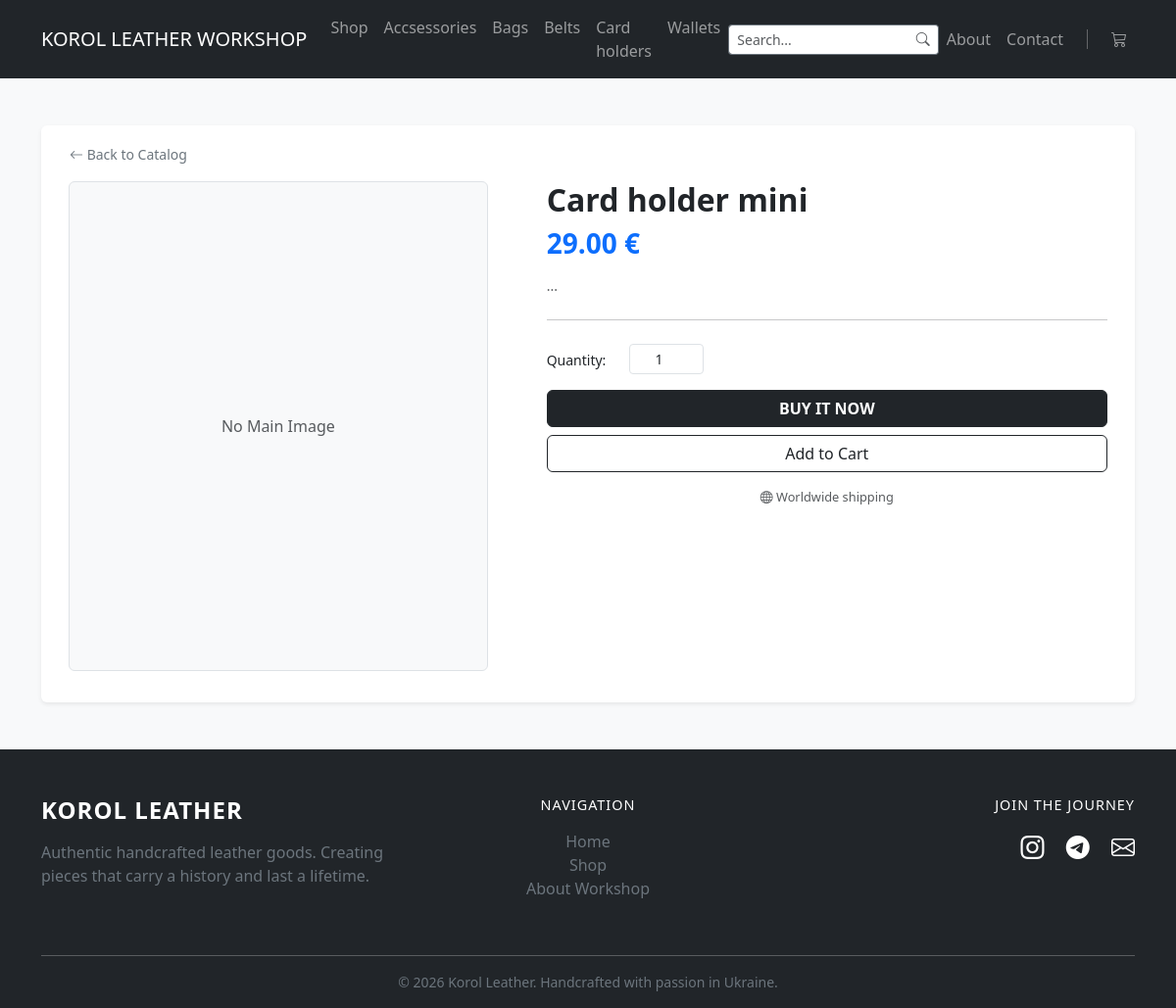
The page /product/4/card-holder-mini/ on the database its author committed.
### catalog/models.py (models this page shows, shortened)
class Category(models.Model):
    name = models.CharField(max_length=200)
    slug = models.SlugField(max_length=200, unique=True,
                            null=False, blank=False)
    class Meta:
        verbose_name = 'Category'
        verbose_name_plural = 'Categories'
        ordering = ['name']

class Product(models.Model):
    category = models.ForeignKey(
        Category, related_name='products', on_delete=models.CASCADE, null=True, blank=True)
    name = models.CharField(max_length=200)
    description = models.TextField()
    price = models.DecimalField(max_digits=10, decimal_places=2)
    is_available = models.BooleanField(default=True)
    created_at = models.DateTimeField(auto_now_add=True)
    image = models.ImageField(upload_to='products/', null=True, blank=True)
    slug = models.SlugField(max_length=200, db_index=True, blank=True)

### catalog/views.py (the view)
# urls.py: path('product/<int:pk>/<slug:product_slug>/', views.product_detail, name='product_detail'),
def product_detail(request, pk, product_slug):
    product = get_object_or_404(Product, id=pk, slug=product_slug, is_available=True)
    return render(request, 'catalog/product_detail.html', {'product': product})

### catalog/cart.py (called while the page is built)
    def __len__(self):
        return sum(item['quantity'] for item in self.cart.values())

### catalog/context_processors.py (called while the page is built)
def categories_processor(request):
    all_categories = Category.objects.all()
    return {'all_categories': all_categories}

def cart(request):
    return {'cart': Cart(request)}

### catalog/templates/catalog/product_detail.html (shortened to what this page needs)
{% extends 'catalog/base.html' %}
{% block content %}
<div class="container mt-5">
    <div class="row bg-white p-3 shadow-sm rounded g--1">
        <div class="col-12 mb-3">
            <a href="{% url 'all_products' %}" class="btn btn-sm btn-link text-secondary p-0 text-decoration-none">
                <i class="bi bi-arrow-left"></i> Back to Catalog
            </a>
        </div>
        <div class="col-md-5">
            <div class="main-image-container mb-3 text-center rounded border overflow-hidden"
                 style="height: 500px; display: flex; align-items: center; justify-content: center; background: #f8f9fa;">
                {% if product.image %}
                    <img src="{{ product.image.url }}" class="img-fluid" id="mainImage"
                         style="max-height: 100%; width: auto; object-fit: contain;">
                {% else %}
                    <div class="text-muted">No Main Image</div>
                {% endif %}
            </div>
        </div>
        <div class="col-md-7 ps-lg-5">
            <h1 class="h2 fw-bold mb-2">{{ product.name }}</h1>
            <div class="mb-3">
                {% if product.is_available %}
                    <h3 class="text-primary fw-bold">{{ product.price|floatformat:2 }} €</h3>
                {% else %}
                    <h3 class="text-danger">Out of stock</h3>
                {% endif %}
            </div>
            <div class="product-description small text-muted mb-4" style="line-height: 1.5;">
                <p style="white-space: pre-line;">{{ product.description }}</p>
            </div>
            <hr>
            <form action="{% url 'cart_add' product.id %}" method="post" class="mt-4">
                <div class="row align-items-center mb-3">
                    <div class="col-auto">
                        <label for="quantity" class="form-label small mb-0">Quantity:</label>
                    </div>
                    <div class="col-3 col-md-2">
                        <input type="number" name="quantity" value="1" min="1" class="form-control form-control-sm text-center">
                    </div>
                </div>
                <div class="d-grid gap-2">
                    <button type="submit" name="buy_now" value="true" class="btn btn-dark btn-md text-uppercase fw-bold">
                        Buy It Now
                    </button>
                    <button type="submit" class="btn btn-outline-dark btn-md">
                        Add to Cart
                    </button>
                </div>
                <div class="text-center mt-3 text-muted" style="font-size: 0.8rem;">
                    <i class="bi bi-globe"></i> Worldwide shipping
                </div>
            </form>
        </div>
    </div>
</div>
{% endblock %}

### catalog/templates/catalog/base.html (shortened to what this page needs)
<!DOCTYPE html>
<html lang="en">
<head>
    <link rel="stylesheet" href="https://cdn.jsdelivr.net/npm/bootstrap-icons@1.11.0/font/bootstrap-icons.css">
    <link href="https://cdn.jsdelivr.net/npm/bootstrap@5.3.0/dist/css/bootstrap.min.css" rel="stylesheet">
</head>
<body class="bg-light">
    <nav class="navbar navbar-expand-lg navbar-dark bg-dark mb-4">
        <div class="container">
            <a class="navbar-brand" href="{% url 'home' %}">KOROL LEATHER WORKSHOP</a>
            <div class="collapse navbar-collapse" id="navbarNav">
                <ul class="navbar-nav me-auto">
                    <li class="nav-item">
                        <a class="nav-link" href="{% url 'all_products' %}">Shop</a>
                    </li>
                    {% for cat in all_categories %}
                        <li class="nav-item">
                            <a class="nav-link" href="{% url 'product_list_by_category' category_slug=cat.slug %}">
                                {{ cat.name }}
                            </a>
                        </li>
                    {% endfor %}
                </ul>
                <form class="d-flex ms-auto" action="{% url 'all_products' %}" method="get" style="max-width: 300px;">
                    <div class="input-group input-group-sm custom-search">
                        <input class="form-control border-secondary border-end-0 shadow-none"
                               type="search"
                               name="search"
                               placeholder="Search..."
                               value="{{ request.GET.search }}">
                        <button class="btn btn-outline-secondary border-start-0 bg-white" type="submit">
                            <i class="bi bi-search text-muted"></i>
                        </button>
                    </div>
                </form>
                <ul class="navbar-nav ms-auto align-items-center">
                    <li class="nav-item">
                        <a class="nav-link" href="/#about">About</a>
                    </li>
                    <li class="nav-item">
                        <a class="nav-link" href="/#contact">Contact</a>
                    </li>
                    <li class="nav-item px-3 d-none d-lg-block">
                    </li>
                    <li class="nav-item">
                        <a class="nav-link position-relative" href="{% url 'cart_detail' %}">
                            <i class="bi bi-cart3"></i>
                        </a>
                    </li>
                </ul>
            </div>
        </div>
    </nav>
    <main class="container">
        {% block content %}
        {% endblock %}
    </main>
    <footer class="bg-dark text-white pt-5 pb-3 mt-5">
        <div class="container">
            <div class="row">
                <div class="col-md-4 mb-4">
                    <h4 class="fw-bold text-uppercase mb-3" style="letter-spacing: 1px;">Korol Leather</h4>
                    <p class="text-secondary">Authentic handcrafted leather goods. Creating pieces that carry a history and last a lifetime.</p>
                </div>
                <div class="col-md-4 mb-4 text-center">
                    <h5 class="text-uppercase mb-3" style="font-size: 0.9rem; letter-spacing: 1px;">Navigation</h5>
                    <ul class="list-unstyled">
                        <li><a href="{% url 'home' %}" class="text-secondary text-decoration-none hover-white">Home</a></li>
                        <li><a href="{% url 'all_products' %}" class="text-secondary text-decoration-none hover-white">Shop</a></li>
                        <li><a href="/#about" class="text-secondary text-decoration-none hover-white">About Workshop</a></li>
                    </ul>
                </div>
                <div class="col-md-4 mb-4 text-md-end">
                    <h5 class="text-uppercase mb-3" style="font-size: 0.9rem; letter-spacing: 1px;">Join the Journey</h5>
                    <div class="fs-4">
                        <a href="https://www.instagram.com/korol_handmade" class="text-white me-3"><i class="bi bi-instagram"></i></a>
                        <a href="#" class="text-white me-3"><i class="bi bi-telegram"></i></a>
                        <a href="mailto:contact@korol-leather.com" class="text-white"><i class="bi bi-envelope"></i></a>
                    </div>
                </div>
            </div>
            <hr style="background-color: #444;">
            <div class="text-center text-secondary small mt-3">
                &copy; 2026 Korol Leather. Handcrafted with passion in Ukraine.
            </div>
        </div>
    </footer>
</body>
</html>

### rows shown on the page
Category: name "Accsessories"
Category: name "Bags"
Category: name "Belts"
Category: name "Card holders"
Category: name "Wallets"
Product: name "Card holder mini", price "29.00", description "..."
